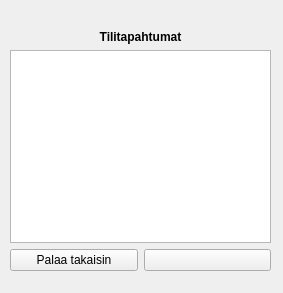
<?xml version="1.0" encoding="UTF-8"?>
<ui version="4.0">
 <class>accWithdrawals</class>
 <widget class="QWidget" name="accWithdrawals">
  <property name="geometry">
   <rect>
    <x>0</x>
    <y>0</y>
    <width>283</width>
    <height>293</height>
   </rect>
  </property>
  <property name="windowTitle">
   <string>Form</string>
  </property>
  <widget class="QWidget" name="gridLayoutWidget">
   <property name="geometry">
    <rect>
     <x>10</x>
     <y>30</y>
     <width>261</width>
     <height>241</height>
    </rect>
   </property>
   <layout class="QGridLayout" name="gridLayout">
    <item row="0" column="0" colspan="2">
     <widget class="QLabel" name="label">
      <property name="text">
       <string>&lt;html&gt;&lt;head/&gt;&lt;body&gt;&lt;p&gt;&lt;span style=&quot; font-weight:700;&quot;&gt;Tilitapahtumat&lt;/span&gt;&lt;/p&gt;&lt;/body&gt;&lt;/html&gt;</string>
      </property>
      <property name="alignment">
       <set>Qt::AlignCenter</set>
      </property>
     </widget>
    </item>
    <item row="1" column="0" colspan="2">
     <widget class="QTableView" name="transTableWidget"/>
    </item>
    <item row="2" column="0">
     <widget class="QPushButton" name="withBackButton">
      <property name="text">
       <string>Palaa takaisin</string>
      </property>
     </widget>
    </item>
    <item row="2" column="1">
     <widget class="QPushButton" name="deleteActionsButton">
      <property name="text">
       <string/>
      </property>
     </widget>
    </item>
   </layout>
  </widget>
 </widget>
 <resources/>
 <connections/>
</ui>
